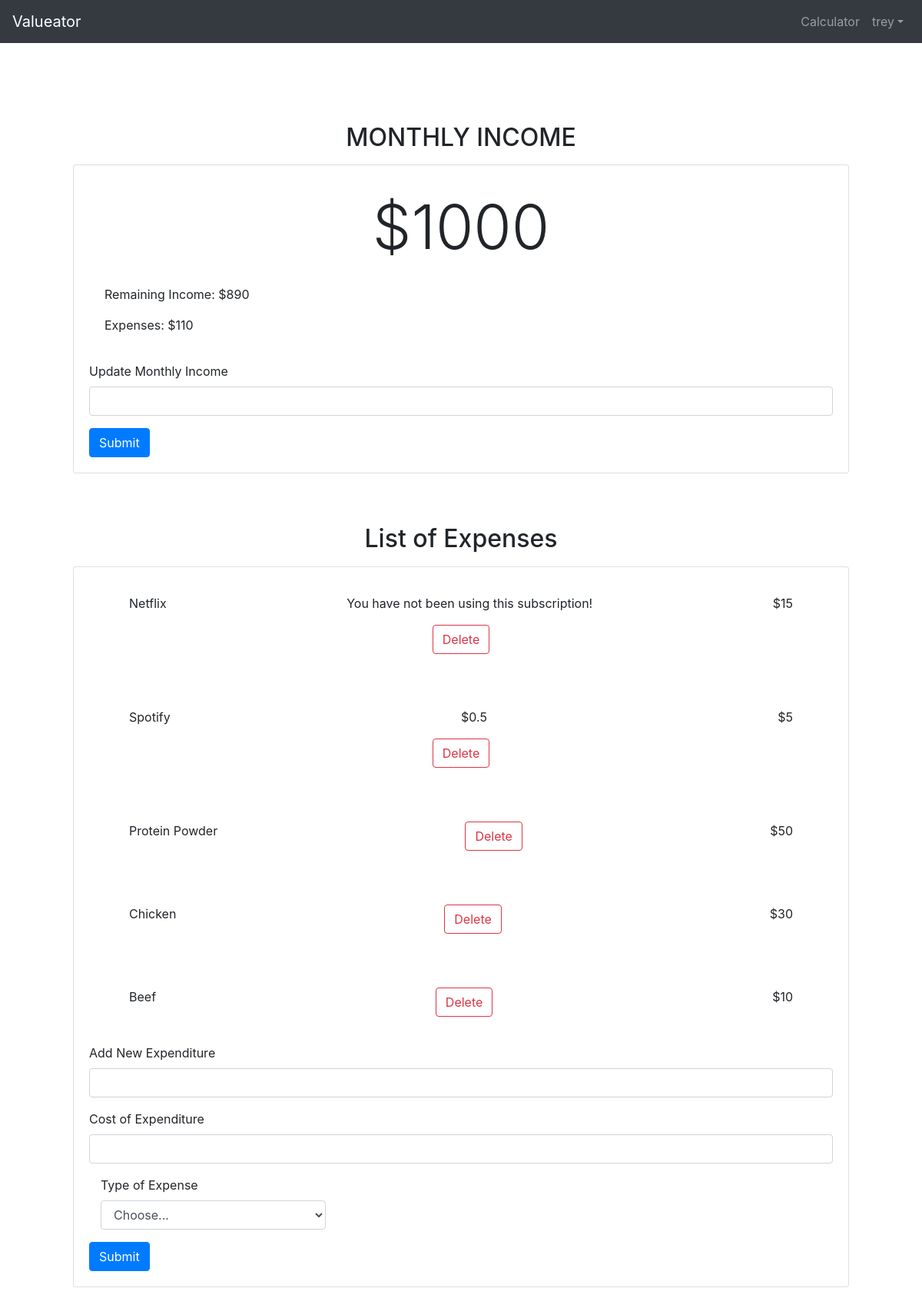
Before: /calculator/ (signed in) with the older database file.
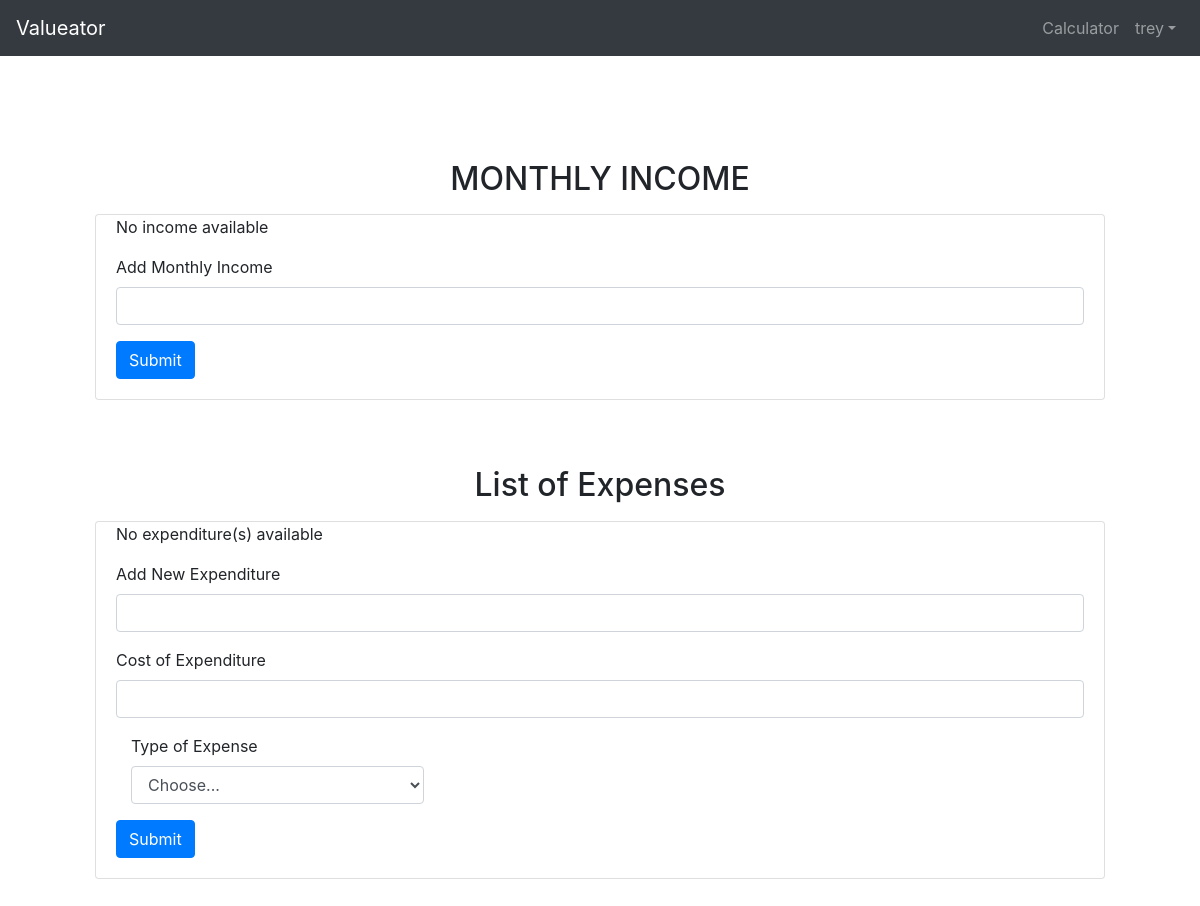
After: the same page with the newer database file.
### Calculator/models.py (models this page shows, shortened)
class Income(models.Model):
    income_text = models.IntegerField(validators=[MinValueValidator(0),MaxValueValidator(1000000)])
    user = models.ForeignKey(settings.AUTH_USER_MODEL, on_delete=models.CASCADE)

class Expenditure(models.Model):
    expenditure_text = models.CharField(max_length=50)
    expenditure_price = models.IntegerField(validators=[MinValueValidator(0),MaxValueValidator(1000000)])
    user = models.ForeignKey(settings.AUTH_USER_MODEL, on_delete=models.CASCADE)
    topic = models.ForeignKey(Topics, on_delete=models.CASCADE, null=True)
    sub_hours = models.IntegerField(validators=[MinValueValidator(0),MaxValueValidator(744)], blank=True, null=True)

### Calculator/views.py (the view)
# urls.py: path('', views.calculator, name='calculator'),
def calculator(request):
    try:
        latest_income_list = Income.objects.get(user = request.user)
        latest_expenditure_list = Expenditure.objects.filter(user = request.user)
        topics_list = Topics.objects.all()
        totalExpenditureCost = 0
        hourly_rate_list = []
        for expense in latest_expenditure_list:
            totalExpenditureCost += expense.expenditure_price
            if expense.topic.topic_text == "Digital Subscription":
                if expense.sub_hours > 0:
                    hourly_rate = expense.expenditure_price/expense.sub_hours
                else:
                    hourly_rate = 0
                hourly_rate_list.append(hourly_rate)
            else:
                hourly_rate_list.append(-1)
        remainingIncome = latest_income_list.income_text - totalExpenditureCost
        fusion = zip(latest_expenditure_list, hourly_rate_list)
        context = {
            'latest_income': latest_income_list,
            'fusion': fusion,
            'topics_list': topics_list,
            'totalExpenditureCost': totalExpenditureCost,
            'remainingIncome': remainingIncome
        }
        print(context)
        return render(request, "Calculator/calculator.html", context)
    except:
        return render(request, "Calculator/calculator.html")

### Calculator/models.py (called while the page is built)
    def __str__(self):
        return self.topic_text

### Calculator/templates/Calculator/calculator.html (shortened to what the changed rows need)
{% extends 'base.html' %}
{% load static %}
{% block extrahead %}
<link rel="stylesheet" type="text/css" href="{% static 'css/calculator.css' %}">
{% endblock %}
{% block content %}
<div class="page-container" id="page-body">
    {% if user.is_authenticated %}
    <div class='income-section'>
        <h2 class='text-center mb-3'>MONTHLY INCOME</h2>
        <div class='card mb-3'>
        {%if latest_income %}
                <div class='card-body'>
                    <p class='lead'>${{ latest_income.income_text }}</p>
                    <p class='r-income'>Remaining Income: ${{ remainingIncome }}</p>
                    <p class='exp-total'>Expenses: ${{ totalExpenditureCost }}</p>
                </div>
                <form method='POST' action="{% url 'Calculator:addIncome' %}">
                    <div class='form-group'>
                        <label for='add-income'>Update Monthly Income</label>
                        <input class='form-control' id='add-income' name='income_text'>
                    </div>
                    <button type="submit" class="btn btn-primary">Submit</button>
                </form>
        {% else %}
            <p>No income available</p>
            <form method='POST' action="{% url 'Calculator:addIncome' %}">
                <div class='form-group'>
                    <label for='add-income'>Add Monthly Income</label>
                    <input class='form-control' id='add-income' name='income_text'>
                </div>
                <button type="submit" class="btn btn-primary">Submit</button>
            </form>
        {% endif %}
        </div>
    </div>
    <div class='expenditure-list'>
        <h2 class='text-center mb-3'>List of Expenses</h2>
        <div class='card mb-3'>
        {%if fusion %}
            {% for expenditure, hourly in fusion %}
                    <div class='card-body'>
                        <div class='exp-info'>
                            <p class='exp-name'>{{ expenditure.expenditure_text }}</p>
                            <p class='exp-cost'>${{ expenditure.expenditure_price }}</p>
                            {% if hourly > -1 %}
                                {% if hourly == 0 %}
                                    <p>You have not been using this subscription!</p>
                                {% else %}
                                    <p>${{hourly}}</p>
                                {% endif %}
                            {% endif %}
                            <form method='POST' action="{% url 'Calculator:deleteExpenditure' expenditure.id %}">
                                <button type="submit" class="btn btn-outline-danger">Delete</button>
                            </form>
                        </div>
                    </div>
            {% endfor %}
            <form method='POST' action="{% url 'Calculator:addExpenditure' %}">
                <div class='form-group'>
                    <label for='add-expenditure'>Add New Expenditure</label>
                    <input class='form-control' id='add-expenditure' name='expenditure_text'>
                </div>
                <div class='form-group'>
                    <label for='add-expenditure-price'>Cost of Expenditure</label>
                    <input class='form-control' id='add-expenditure-price' name='expenditure_price'>
                </div>
                <div class="form-group col-md-4">
                    <div id="exp-type">
                        <label for="topic_text">Type of Expense</label>
                        <select id="topic_text" class="form-control" name="topic_text">
                        <option selected>Choose...</option>
                        </select>
                    </div>
                </div>
                <button type="submit" class="btn btn-primary">Submit</button>
            </form>
        {% else %}
            <p>No expenditure(s) available</p>
            <form method='POST' action="{% url 'Calculator:addExpenditure' %}">
                <div class='form-group'>
                    <label for='add-expenditure'>Add New Expenditure</label>
                    <input class='form-control' id='add-expenditure' name='expenditure_text'>
                </div>
                <div class='form-group'>
                    <label for='add-expenditure-price'>Cost of Expenditure</label>
                    <input class='form-control' id='add-expenditure-price' name='expenditure_price'>
                </div>
                <div class="form-group col-md-4">
                    <div id="exp-type">
                    <label for="topic_text">Type of Expense</label>
                    <select id="topic_text" class="form-control" name="topic_text">
                      <option selected>Choose...</option>
                    </select>
                    </div>
                </div>
                <button type="submit" class="btn btn-primary">Submit</button>
            </form>
        {% endif %}
        </div>
    </div>
    {% else %}
    <h1>You must login to be able to use the calculator</h1>
    {% endif %}
</div>
{% endblock %}

Changed rows visible on the page:
no longer on this page (row edited): Income: income_text "1000"
no longer on this page (row edited): Expenditure: expenditure_text "Netflix", expenditure_price "15", shows "You have not been using this subscription!"
no longer on this page (row edited): Expenditure: expenditure_text "Spotify", expenditure_price "5", hourly "0.5"
no longer on this page (row unchanged): Expenditure: expenditure_text "Protein Powder", expenditure_price "50"
no longer on this page (row edited): Expenditure: expenditure_text "Chicken", expenditure_price "30"
no longer on this page (row unchanged): Expenditure: expenditure_text "Beef", expenditure_price "10"
Other visible differences:
form field topic_text: (not shown) → "Choose..."
{{ remainingIncome }}: "890" → (not shown)
{{ totalExpenditureCost }}: "110" → (not shown)
form field topic_text: "Choose..." → (not shown)
text no longer shown: "$ Remaining Income: $ Expenses: $ Update Monthly Income"
text now shown: "No income available Add Monthly Income No expenditure(s) available"
